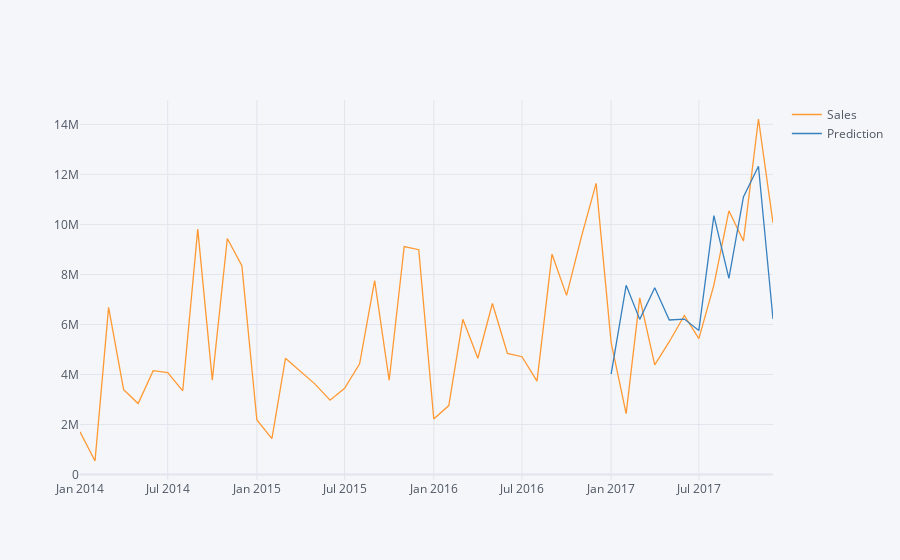

The code cell stored with this chart in its notebook:
### Code cell
pd.concat([sale_category,future_forecast],axis=1).iplot()
